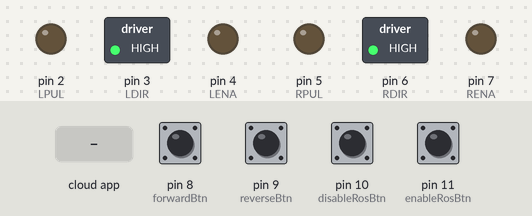
This sketch was run on a simulated Arduino Uno, built with avr-gcc and run on an emulated ATmega328P. Shown: switched loads named in the sketch (green lamp = pin HIGH), output pins drawn as LEDs (lit = HIGH). Inputs (shaded band) come from the test bench; at power-on: pin 8 (forwardBtn), pin 9 (reverseBtn), pin 10 (disableRosBtn), pin 11 (enableRosBtn) HIGH. The ROS host is connected and sends only what is stated.

Above: at 1.2 s.
1.3 s: pin 9 (reverseBtn) pulled LOW for 0.15 s
At 2.1 s:
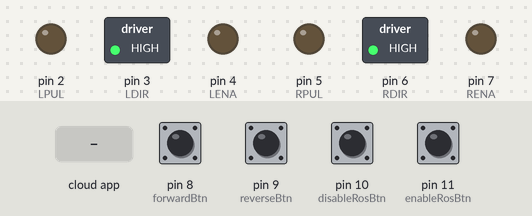
3.0 s: pin 8 (forwardBtn) pulled LOW for 1 s
At 3.8 s:
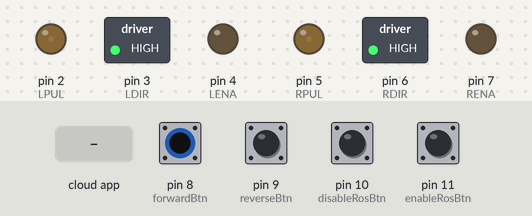
5.5 s: the phone or cloud app sets motor_command to F
At 6.8 s:
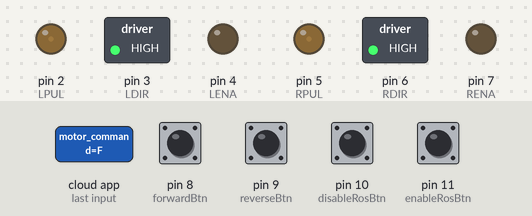
7.2 s: pin 10 (disableRosBtn) pulled LOW for 0.15 s
At 8.4 s:
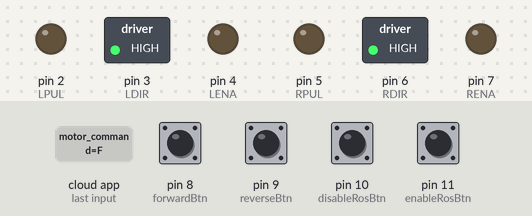
8.8 s: pin 9 (reverseBtn) pulled LOW for 1 s
At 9.6 s:
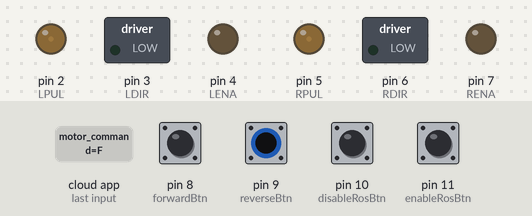
Timing chart, 0 to 11.8 s (numbered marks = the images above; inputs shaded):
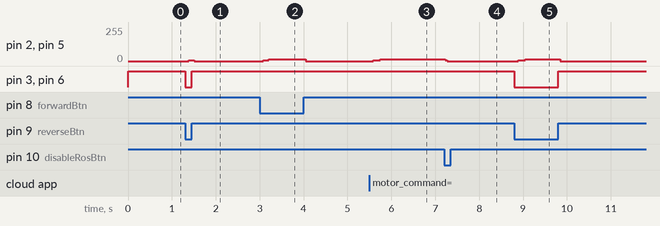

The sketch:

Project_MEC3_25_8.ino
```cpp
#include <ros.h>
#include <std_msgs/String.h>

// --- Motor Pins ---
const int LPUL = 2;
const int LDIR = 3;
const int LENA = 4;
const int RPUL = 5;
const int RDIR = 6;
const int RENA = 7;

// --- Button Pins ---
const int forwardBtn = 8;
const int reverseBtn = 9;

// --- ROS Control Toggle Buttons ---
const int disableRosBtn = 10;
const int enableRosBtn  = 11;

// --- Step timing ---
unsigned long lastStepTime = 0;
unsigned long currentDelay = 3000;
const unsigned long minDelay = 500;
const unsigned long accelStep = 5;
const unsigned long pulseWidth = 50;

ros::NodeHandle nh;

// --- Control flags ---
String command = "";
bool rosMove = false;
bool rosReverse = false;
bool btnMove = false;
bool btnReverse = false;

// --- ROS enable flag ---
bool rosEnabled = true;  // true = ROS messages active

// --- Button state tracking (for toggle debounce) ---
bool lastDisableState = HIGH;
bool lastEnableState = HIGH;
unsigned long lastDebounceTime = 0;
const unsigned long debounceDelay = 200;  // ms

// --- ROS Callback ---
void commandCallback(const std_msgs::String &msg) {
  if (!rosEnabled) return;  // ignore ROS commands if disabled

  command = msg.data;
  if (command == "F") {
    rosMove = true;
    rosReverse = false;
  } else if (command == "R") {
    rosMove = true;
    rosReverse = true;
  } else if (command == "S") {
    rosMove = false;
  }
}

ros::Subscriber<std_msgs::String> sub("motor_command", &commandCallback);

void setup() {
  nh.initNode();
  nh.subscribe(sub);

  // Motor pins
  pinMode(LPUL, OUTPUT);
  pinMode(LDIR, OUTPUT);
  pinMode(LENA, OUTPUT);
  pinMode(RPUL, OUTPUT);
  pinMode(RDIR, OUTPUT);
  pinMode(RENA, OUTPUT);

  // Buttons
  pinMode(forwardBtn, INPUT_PULLUP);
  pinMode(reverseBtn, INPUT_PULLUP);
  pinMode(disableRosBtn, INPUT_PULLUP);
  pinMode(enableRosBtn, INPUT_PULLUP);

  // Enable motors (HB808C enable = active LOW)
  digitalWrite(LENA, LOW);
  digitalWrite(RENA, LOW);

  // Default direction forward
  digitalWrite(LDIR, HIGH);
  digitalWrite(RDIR, HIGH);
}

void loop() {
  nh.spinOnce();  // process ROS messages if enabled

  unsigned long nowMillis = millis();

  // --- ROS enable/disable switch ---
  bool disableState = digitalRead(disableRosBtn);
  bool enableState = digitalRead(enableRosBtn);

  // Simple debounce
  if (nowMillis - lastDebounceTime > debounceDelay) {
    if (disableState == LOW && lastDisableState == HIGH) {
      rosEnabled = false;   // disable ROS control
      rosMove = false;      // stop ROS motion immediately
      nh.loginfo("ROS control DISABLED (manual mode)");
      lastDebounceTime = nowMillis;
    }
    if (enableState == LOW && lastEnableState == HIGH) {
      rosEnabled = true;    // re-enable ROS control
      nh.loginfo("ROS control ENABLED (ROS mode)");
      lastDebounceTime = nowMillis;
    }
  }

  lastDisableState = disableState;
  lastEnableState = enableState;

  // --- Manual button logic ---
  if (digitalRead(forwardBtn) == LOW) {
    btnMove = true;
    btnReverse = false;
  } else if (digitalRead(reverseBtn) == LOW) {
    btnMove = true;
    btnReverse = true;
  } else {
    btnMove = false;
  }

  // --- Decide control source ---
  bool shouldMove = false;
  bool reverseMode = false;

  if (btnMove) {
    shouldMove = true;
    reverseMode = btnReverse;
  } else if (rosEnabled && rosMove) {  // only move by ROS if enabled
    shouldMove = true;
    reverseMode = rosReverse;
  }

  // --- Apply direction ---
  digitalWrite(LDIR, reverseMode ? LOW : HIGH);
  digitalWrite(RDIR, reverseMode ? LOW : HIGH);
  delayMicroseconds(5);

  // --- Step pulse with acceleration ---
  unsigned long now = micros();

  if (shouldMove) {
    if (currentDelay > minDelay) {
      currentDelay = max(minDelay, currentDelay - accelStep);
    }

    if (now - lastStepTime >= currentDelay) {
      digitalWrite(LPUL, HIGH);
      digitalWrite(RPUL, HIGH);
      delayMicroseconds(pulseWidth);
      digitalWrite(LPUL, LOW);
      digitalWrite(RPUL, LOW);

      lastStepTime = micros();
    }
  } else {
    currentDelay = 3000;
  }
}
```

Measured:
- after the input at 1.3 s, pin 2 (LPUL), pin 5 (RPUL): 0/255 → 6/255 after 0.09 s, → 0/255 0.12 s later; pin 3 (LDIR), pin 6 (RDIR): HIGH → LOW at once, → HIGH 0.15 s later
- after the input at 3.0 s, pin 2 (LPUL), pin 5 (RPUL): 0/255 → 6/255 after 0.09 s, → 12/255 0.12 s later, → 0/255 0.84 s later
- after the input at 5.5 s, pin 2 (LPUL), pin 5 (RPUL): 0/255 → 6/255 after 0.09 s, → 15/255 0.16 s later
- after the input at 7.2 s, pin 2 (LPUL), pin 5 (RPUL): 15/255 → 0/255 at once
- after the input at 8.8 s, pin 2 (LPUL), pin 5 (RPUL): 0/255 → 6/255 after 0.09 s, → 15/255 0.16 s later, → 0/255 0.80 s later; pin 3 (LDIR), pin 6 (RDIR): HIGH → LOW at once, → HIGH 1.0 s later
